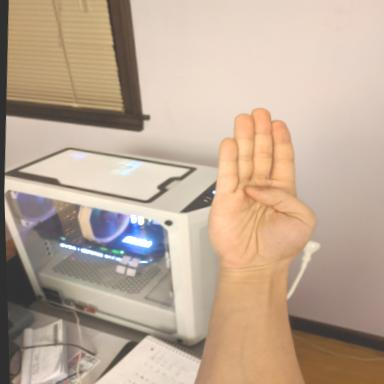
%> input picture Datasets/Task1/Images/img38.jpg, 384 x 384 px
$ octave train.m   (GNU Octave 9; MATLAB toolbox functions it lacks are replaced by stand-ins)
%> lines starting %> are read from the running program, lines starting %| are printed output that depends on the picture; in (x1, y1, x2, y2) boxes, pixels count from 0 and x2, y2 are one past the last pixel; in counts of white or black regions, pixels touching at a corner belong together; the program's own positions count from 1
%% Training %%

I=imread('Datasets\Task1\Images\img38.jpg');
%> I is the input picture: size 384x384x3 uint8; mean R, G, B 190.3, 169.4, 150.6

figure('Name','Original');
subplot(1,2,1);imshow(I);title("Original");subplot(1,2,2);imhist(I);title("Original histo");

%% Convert to grayscale %%
Ieq=histeq(I);
I=imadjust(Ieq,[120/255 160/255], [0 1],1);

Igray=rgb2gray(I);
level=0.8;
Itresh=imbinarize(Igray,'adaptive','Sensitivity',level);
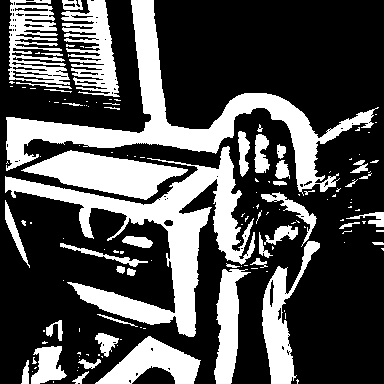
%> Itresh: size 384x384 logical; 31.6% white; 141 white regions (96 under 20 px), largest, box (x1, y1, x2, y2) and area: (5, 146, 255, 337) 11509, (6, 0, 379, 196) 11494, (21, 150, 188, 200) 4241
figure();imshowpair(I, Itresh, 'montage');title("Binarized image");
%with lighter parts don't threshold in an optimal form

%% RGB Color Spaces %%
I=imread('Datasets\Task1\Images\img38.jpg');


%Print out each one of the colour planes
rmat=I(:,:,1);
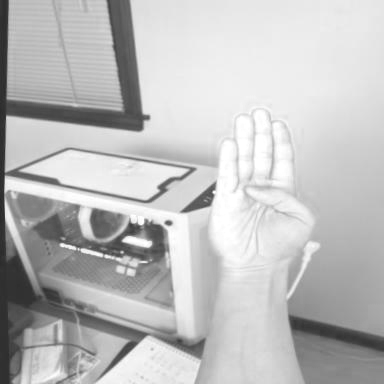
%> rmat: size 384x384 uint8; min 36, max 255, mean 190.3
gmat=I(:,:,2);
bmat=I(:,:,3);
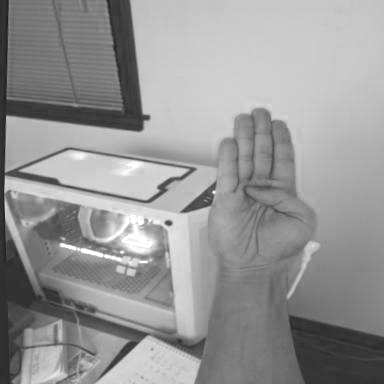
%> bmat: size 384x384 uint8; min 29, max 255, mean 150.6

figure('Name','RGB');
subplot(2,2,1);imshow(rmat);title('Red Plane');
subplot(2,2,2);imshow(gmat);title('Green Plane');
subplot(2,2,3);imshow(bmat);title('Blue Plane');
subplot(2,2,4);imshow(I);title('Original Image');

%% Threshold each one of the layer %%

levelr=0.67;
levelg=0.66;
levelb=0.64;
i1=imbinarize(rmat,'adaptive','Sensitivity',levelr,'ForegroundPolarity','dark');
%> i1: size 384x384 logical; 82.3% white; 78 black regions (54 under 20 px), largest, box (x1, y1, x2, y2) and area: (0, 0, 208, 384) 14404, (29, 203, 175, 311) 4259, (288, 281, 384, 384) 2117
i2=imbinarize(gmat,'adaptive','Sensitivity',levelg);
%> i2: size 384x384 logical; 20.4% white; 87 white regions (53 under 20 px), largest, box (x1, y1, x2, y2) and area: (4, 175, 211, 338) 6216, (5, 0, 163, 173) 5264, (6, 0, 123, 111) 4560
i3=imbinarize(bmat,'adaptive','Sensitivity',levelb);
%> i3: size 384x384 logical; 20.7% white; 116 white regions (81 under 20 px), largest, box (x1, y1, x2, y2) and area: (4, 175, 211, 337) 6671, (5, 0, 164, 173) 5277, (6, 0, 123, 110) 3923
Isum=(i1&i2&i3);
%> Isum: size 384x384 logical; 18.7% white; 92 white regions (58 under 20 px), largest, box (x1, y1, x2, y2) and area: (4, 175, 211, 337) 5640, (5, 0, 163, 173) 5241, (6, 0, 123, 110) 3915

%Plot the results
figure('Name','Thresholded RGB');
subplot(2,2,1);imshow(i1);title('Red Plane');
subplot(2,2,2);imshow(i2);title('Green Plane');
subplot(2,2,3);imshow(i3);title('Blue Plane');
subplot(2,2,4);imshow(Isum);title('Sum of all planes');


%%
I=imread('Datasets\Task1\Images\img38.jpg');

figure("Name","Histogram Of color planes");
subplot(3,1,1);imhist(I(:,:,1));
subplot(3,1,2);imhist(I(:,:,2));
subplot(3,1,3);imhist(I(:,:,3));
%> after `imhist(I(:,:,3))`:
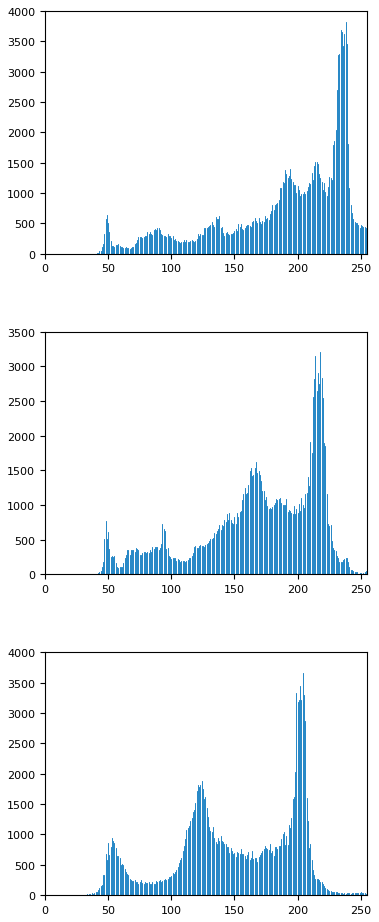
%> figure redrawn from the program's plot data, 3 panels; panel 1: highest point at x = 238, y = 3811; panel 2: highest point at x = 218, y = 3202; panel 3: highest point at x = 204, y = 3663

rmat=I(:,:,1);
gmat=I(:,:,2);
bmat=I(:,:,3);

radjust=imadjust(rmat,[240/255 250/255], [0 1],4);
gadjust=imadjust(gmat,[120/255 160/255], [0 1],1);
badjust=imadjust(bmat,[100/255 180/255], [0 1],0.2);
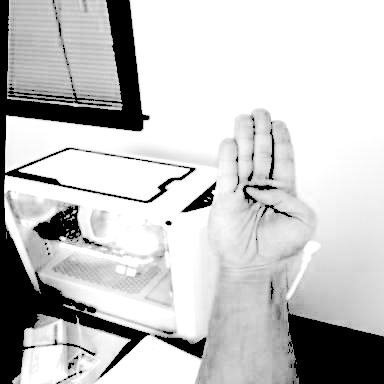
%> badjust: size 384x384 uint8; min 0, max 255, mean 197.6


figure;
subplot(3,1,1);imshowpair(rmat, radjust, 'montage');
subplot(3,1,2);imshowpair(gmat, gadjust, 'montage');
subplot(3,1,3);imshowpair(bmat, badjust, 'montage');
%> after `imshowpair(bmat, badjust, 'montage')`:
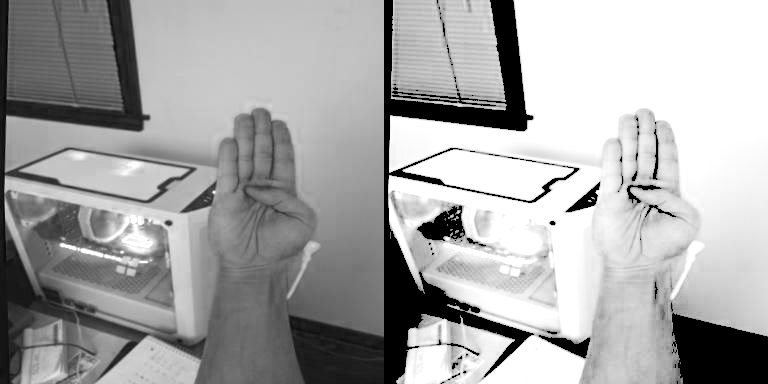
%> displayed picture: size 384x768, on the screen's scale of 0 to 255; min 0, max 255, mean 167.4

figure("Name","Histogram Of color planes after adjust");
Itotal=(radjust&gadjust&badjust);
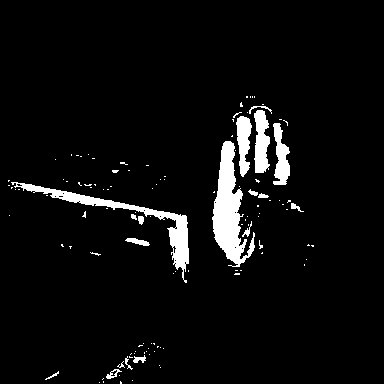
%> Itotal: size 384x384 logical; 5% white; 120 white regions (103 under 20 px), largest, box (x1, y1, x2, y2) and area: (212, 141, 255, 267) 2545, (11, 182, 189, 283) 1938, (254, 110, 270, 173) 743
imshow(Itotal);

$ run again, with Datasets/Task1/Images/img01.jpg copied over Datasets/Task1/Images/img38.jpg
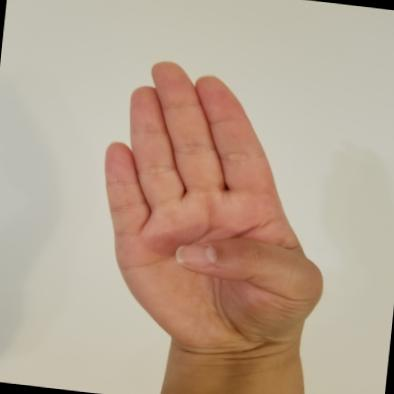
%> input picture Datasets/Task1/Images/img01.jpg, 394 x 394 px
%> I is the input picture: size 394x394x3 uint8; mean R, G, B 186, 166.1, 147.4
%> `Itresh=imbinarize(Igray,'adaptive','Sensitivity',level);`:
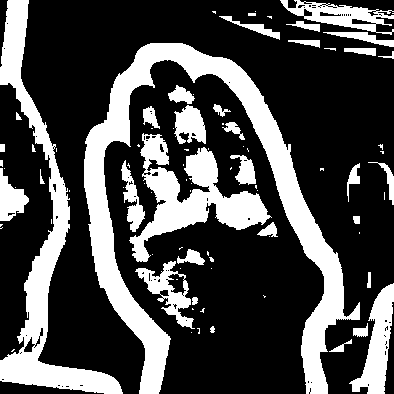
%> Itresh: size 394x394 logical; 29.1% white; 87 white regions (52 under 20 px), largest, box (x1, y1, x2, y2) and area: (84, 43, 360, 394) 18063, (0, 0, 123, 394) 9259, (129, 133, 272, 262) 6266
%> i1: size 394x394 logical; 95% white; 79 black regions (52 under 20 px), largest, box (x1, y1, x2, y2) and area: (116, 244, 280, 394) 1422, (277, 221, 323, 394) 1204, (191, 82, 234, 194) 613
%> i2: size 394x394 logical; 13.8% white; 57 white regions (36 under 20 px), largest, box (x1, y1, x2, y2) and area: (152, 55, 335, 394) 4778, (93, 61, 171, 394) 4186, (0, 362, 113, 394) 2105
%> i3: size 394x394 logical; 15.3% white; 91 white regions (64 under 20 px), largest, box (x1, y1, x2, y2) and area: (160, 53, 337, 394) 5699, (93, 61, 171, 394) 4698, (0, 362, 113, 394) 2056
%> Isum: size 394x394 logical; 13.1% white; 66 white regions (44 under 20 px), largest, box (x1, y1, x2, y2) and area: (160, 56, 335, 394) 4706, (93, 62, 171, 394) 4136, (0, 362, 113, 394) 2056
%> radjust: size 394x394 uint8; every value is 0
%> `imshowpair(bmat, badjust, 'montage')`:
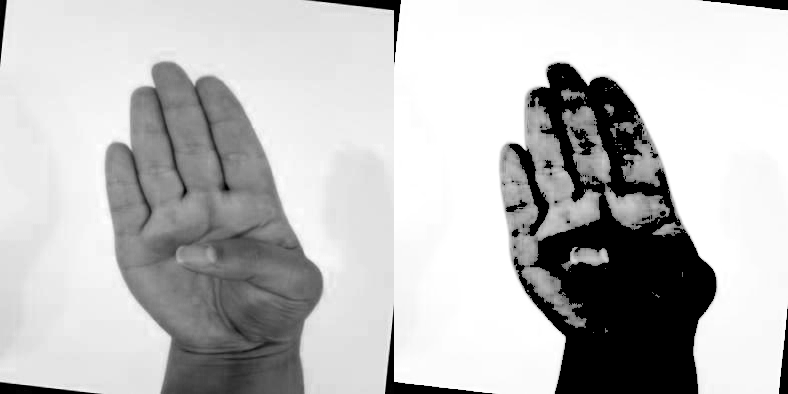
%> displayed picture: size 394x788, on the screen's scale of 0 to 255; min 0, max 255, mean 189.6
